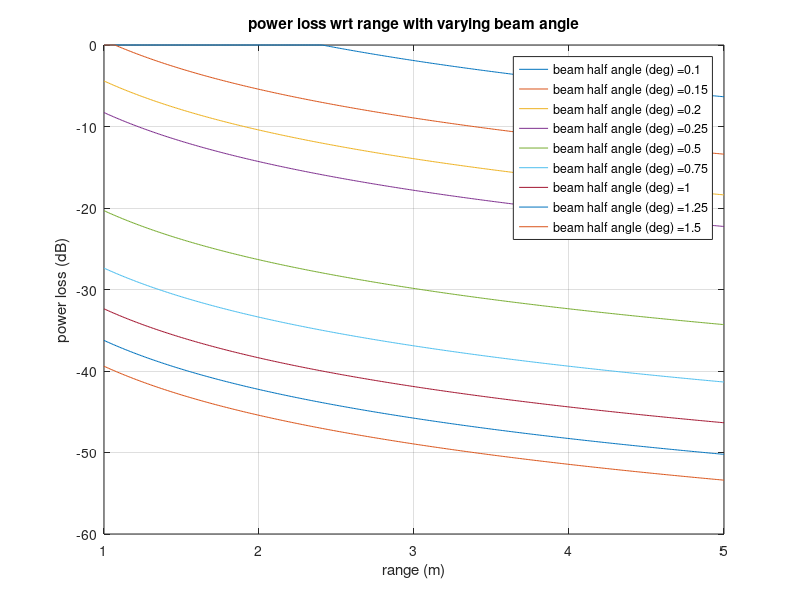

Write MATLAB code to recreate this figure.

%% Initialising vectors

% beam half angle (=path angle)
theta = [0.1; 0.15; 0.2; 0.25; 0.5; 0.75; 1; 1.25; 1.5];
% range
r = [1:0.01:5];

a = log(0.5);
k = length(theta);

% Lambertian index n
n = zeros(1,k);

for i = 1:k
    n(1,i)= a/(log(cosd(theta(i))));
end


%% Maximum collection area calculation

% for NA = 0.27; core dia 62.5e-06 m [Fibreguide data]
% for n = 1.476 [fibremart.com]

Acoll = zeros(1,k);

for i = 1:k
    Acoll(:,i) = 4.8724*(sind(theta(i)))^(-2);
end

figure

%% Power loss calculation and graphs
for i = 1:k
    A = n(:,i) + 1;
    C = (A*(cosd(theta(i))^A))/(2*pi);
        for j = 1:length(r)
        P_loss(j,i) = 10*log10(C*(r(:,j).^(-2))*Acoll(:,i)*1e-10); % per 1cm2 A_coll
        P_loss(P_loss>0)=0;     %comment out this line if you don't want to make this artificially zero
        end    
    plot(r,P_loss(:,i))
    xlabel 'range (m)'
    ylim([-60 0]);              %comment out to see wider loss
    ylabel 'power loss (dB)'
    title 'power loss wrt range with varying beam angle'
    grid on
    hold on
    % save legend entry
    LegendsStrings{i} = ['beam half angle (deg) =',num2str(theta(i))];
    A = 0;
    B = 0;
    C = 0;
end
        
 legend(LegendsStrings)